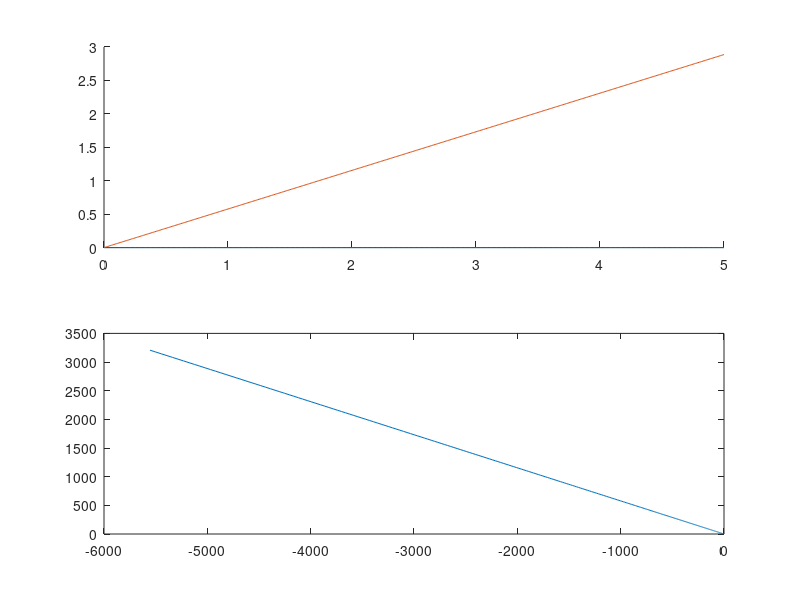

The MATLAB source for this figure:
x = 0:0.01:5;
y1 = zeros([1,length(x)]);
y2 = x/sqrt(3);

z1 = x + 1i*y1;
z2 = x + 1i*y2;

tz1 = z1.^5;
tz2 = z2.^5;
subplot(2,1,1);
hold on;
plot(x,y1);
plot(x,y2);
subplot(2,1,2);
plot(real(tz1),imag(tz1));
plot(real(tz2),imag(tz2));
% to prove square's effect
angle(tz2)./angle(z2)
